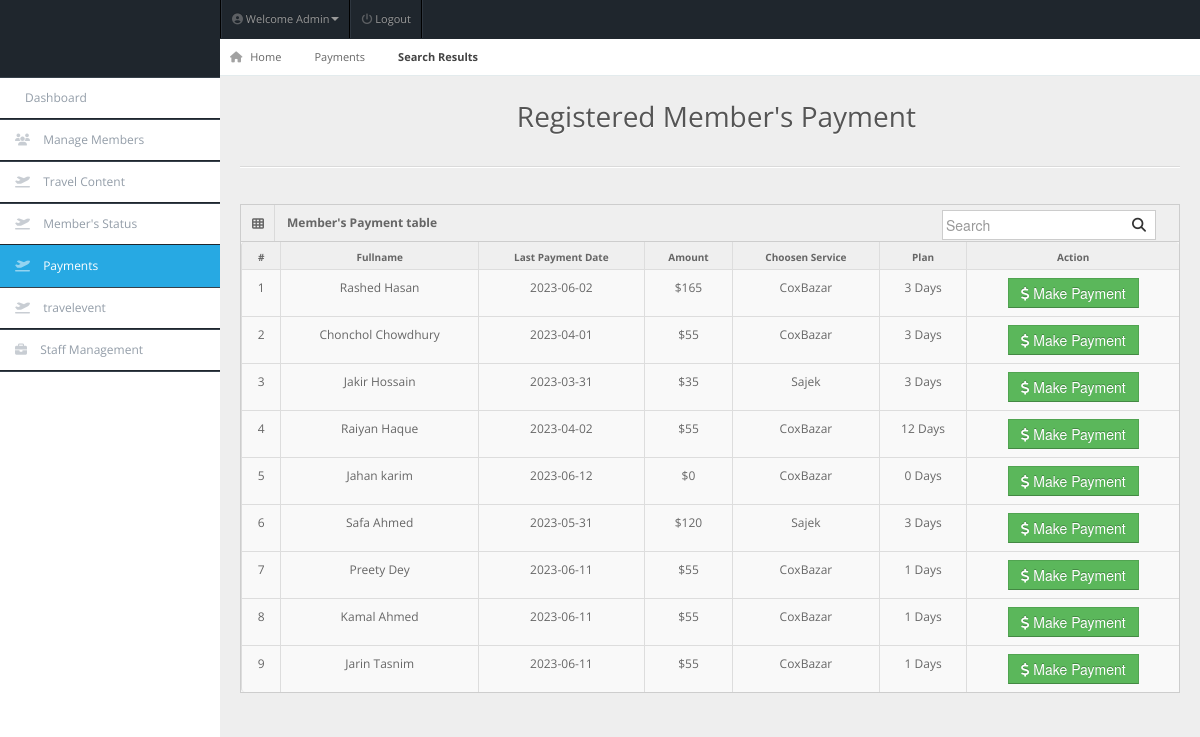
Page /admin/search-result.php (signed in) on the earlier database version.
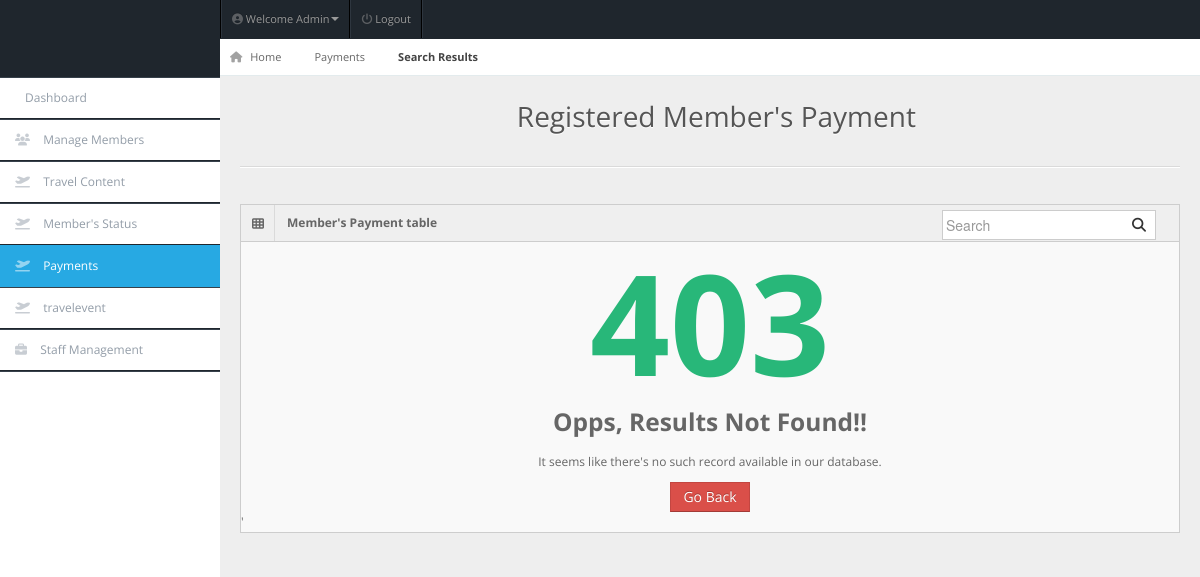
Same page on the later database version.
### tables this page shows
CREATE TABLE `members` (
  `user_id` int(11) NOT NULL,
  `fullname` varchar(20) NOT NULL,
  `username` varchar(20) NOT NULL,
  `password` varchar(100) NOT NULL,
  `gender` varchar(20) NOT NULL,
  `dor` date NOT NULL,
  `services` varchar(50) NOT NULL,
  `amount` int(100) NOT NULL,
  `paid_date` date NOT NULL,
  `p_year` int(11) NOT NULL,
  `plan` varchar(100) NOT NULL,
  `address` varchar(20) NOT NULL,
  `contact` varchar(10) NOT NULL,
  `status` varchar(20) NOT NULL DEFAULT 'Active',
  `reminder` int(11) NOT NULL DEFAULT '0'
);

### admin/search-result.php (the view, shortened to what this page needs)
<!DOCTYPE html>
<html lang="en">
<head>
<link rel="stylesheet" href="../css/bootstrap.min.css" />
<link rel="stylesheet" href="../css/bootstrap-responsive.min.css" />
<link rel="stylesheet" href="../css/matrix-style.css" />
<link rel="stylesheet" href="../css/matrix-media.css" />
<link href="../font-awesome/css/fontawesome.css" rel="stylesheet" />
<link href="../font-awesome/css/all.css" rel="stylesheet" />
</head>
<body>
<div id="header">
  <h1><a href="">Nayeem Travelling Co Admin</a></h1>
</div>
<?php include 'includes/topheader.php'?>
<?php $page='payment'; include 'includes/sidebar.php'?>
<div id="content">
  <div id="content-header">
    <div id="breadcrumb"> <a href="index.php" title="Go to Home" class="tip-bottom"><i class="fas fa-home"></i> Home</a> <a href="payment.php">Payments</a> <a href="#" class="current">Search Results</a> </div>
    <h1 class="text-center">Registered Member's Payment <i class="fas fa-group"></i></h1>
  </div>
  <div class="container-fluid">
    <hr>
    <div class="row-fluid">
      <div class="span12">
      <div class='widget-box'>
          <div class='widget-title'> <span class='icon'> <i class='fas fa-th'></i> </span>
            <h5>Member's Payment table</h5>
            <form id="custom-search-form" role="search" method="POST" action="search-result.php" class="form-search form-horizontal pull-right">
                <div class="input-append span12">
                    <input type="text" class="search-query" placeholder="Search" name="search" required>
                    <button type="submit" class="btn"><i class="fas fa-search"></i></button>
                </div>
            </form>
          </div>
          <div class='widget-content nopadding'>
	  <?php
      include "setconntotraveldb.php";
      $search=$_POST['search'];
      $qry="select * from members where fullname like '%$search%' or username like '%$search%'";
      $cnt = 1;
        $result=mysqli_query($con,$qry);
        if (mysqli_num_rows($result)==0){
            echo"<div class='error_ex'>
            <h1>403</h1>
            <h3>Opps, Results Not Found!!</h3>
            <p>It seems like there's no such record available in our database.</p>
            <a class='btn btn-danger btn-big'  href='payment.php'>Go Back</a> </div>'";
        }else{
        echo"<table class='table table-bordered table-hover'>
        <thead>
          <tr>
            <th>#</th>
            <th>Fullname</th>
            <th>Last Payment Date</th>
            <th>Amount</th>
            <th>Choosen Service</th>
            <th>Plan</th>
            <th>Action</th>
          </tr>
        </thead>";
            while($row=mysqli_fetch_array($result)){
            echo"<tbody>
                <td><div class='text-center'>".$cnt."</div></td>
                <td><div class='text-center'>".$row['fullname']."</div></td>
                <td><div class='text-center'>".$row['paid_date']."</div></td>
                <td><div class='text-center'>$".$row['amount']."</div></td>
                <td><div class='text-center'>".$row['services']."</div></td>
                <td><div class='text-center'>".$row['plan']." Days</div></td>
                <td><div class='text-center'><a href='user-payment.php?id=".$row['user_id']."'><button class='btn btn-success btn'><i class='fas fa-dollar-sign'></i> Make Payment</button></a></div></td>
              </tbody>";
              $cnt++;   }
       }
            ?>
            </table>
          </div>
        </div>
      </div>
    </div>
  </div>
</div>
</body>
</html>

Differences in the rows shown:
removed members: fullname "Rashed Hasan", paid_date "2023-06-02", amount "165", services "CoxBazar", plan "3"
removed members: fullname "Chonchol Chowdhury", paid_date "2023-04-01", amount "55", services "CoxBazar", plan "3"
removed members: fullname "Jakir Hossain", paid_date "2023-03-31", amount "35", services "Sajek", plan "3"
removed members: fullname "Raiyan Haque", paid_date "2023-04-02", amount "55", services "CoxBazar", plan "12"
removed members: fullname "Jahan karim", paid_date "2023-06-12", amount "0", services "CoxBazar", plan "0"
removed members: fullname "Safa Ahmed", paid_date "2023-05-31", amount "120", services "Sajek", plan "3"
removed members: fullname "Preety Dey", paid_date "2023-06-11", amount "55", services "CoxBazar", plan "1"
removed members: fullname "Kamal Ahmed", paid_date "2023-06-11", amount "55", services "CoxBazar", plan "1"
removed members: fullname "Jarin Tasnim", paid_date "2023-06-11", amount "55", services "CoxBazar", plan "1"
Other differences:
text no longer shown: "# Fullname Last Payment Date Amount Choosen Service Plan Action"
text now shown: "403 Opps, Results Not Found!! It seems like there's no such record available in our database. Go Back '"
